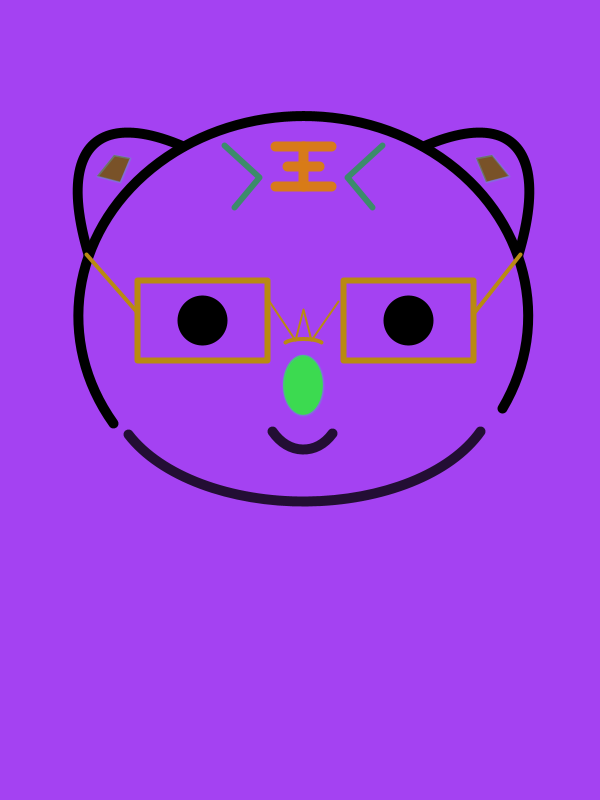
Frame 1 (no input)
Frame 60 (the mouse pressed at the canvas centre just before this capture): identical to frame 1, image omitted
Frame 120 (the mouse held since frame 60 and released just before this capture): identical to frame 1, image omitted

The Processing sketch that drew this single still picture (run headless with seeded random() and noise(); from frame 60 on, the mouse is pressed at the canvas centre):

// Processing sketch: processing_50411
// ── processing_50411.pde

/*****************************************
 * Assignment # 1
 * Name: Hao Wang
 * E-mail: hwang1@haverford.edu
 * Course:       CS 110 - Section # 2
 * Submitted:    1/26/2012
 * This sketch is my self-made cartoon character of 
 a transformational tiger.Each time when my program is lauched, the 
 backgound color and nose color are different. When mouse is pressed, 
 its eyes will blink because its mouth is closed by a bandage. After mouse
 is released, the cartoon character will return to a normal
 state with the "outlining color" being white.
 Functions used in this sketch
 line(), rect(), ellipse(),arc(),curve(),random()
 mouseReleased(), mousePressed(), smooth(),quad(),stroke(),fill(),
 bezier(), beginShape/endShape,color...etc.
 ***********************************************/ 





void setup () {
background (random(0,255),random(0,255),random(0,255));
smooth();
size (600,800);
strokeWeight (10.0);
ellipseMode(CENTER);
rectMode(CORNER);
//General set up.
  
  noFill();
  arc( 303,316, 450, 400,2.576,6.766);
  //Upper Part of the head
  
  fill(0);
  ellipse (202, 320, 40,40);
  fill(0);
  ellipse (408, 320, 40,40);
  //eyes
  
 noFill();
 bezier(88,254,56,146,97,109,183,146);
 bezier(518,254,  550 , 146  , 509  , 109  , 423  , 146)  ;
 //ears
 
  stroke(216,123,22,250);
  strokeJoin(ROUND);
  line(275,146,331 ,146);
  line(287,166,319 ,166);
  line(303,146,303,186);
  line(275,186,331 ,186);
  color(25,27,118,100);
  //The Chinese label on head 
  
  strokeWeight(6.0); 
  strokeJoin(ROUND); 
  beginShape(); 
  stroke(60,139,107);
  vertex(224, 145); 
  vertex (259,177);
  vertex(234,207);
  endShape();
  
  beginShape(); 
  vertex(382, 145); 
  vertex (347,177);
  vertex(372,207);
  endShape();
  //Signs on head
  
 stroke(185,138, 17);
  rectMode(CENTER);
  rect(202, 320,130,80);
  rect(408, 320,130,80);
 //Two rectangle part of the glasses
 
  strokeWeight(4);
  stroke(185,138, 17);
  line (136,311,86,254);
  line (  475  ,311, 520  ,254);
  //The connection between glasses and ears
  
  beginShape();
  curveVertex (281,370);
  curveVertex (285,342);
  curveVertex (321,342);
  curveVertex(325,370);
  endShape();
  //The glasses holder on nose.
  
  smooth();
  beginShape();
  strokeWeight(2);
  vertex(269,301);
  vertex (295,340);
  vertex (303,309);
  vertex(311,340);
  vertex(338,301);
  endShape();
  //Connection between two rectangular pieces of the glasses.
  
  fill(121,82,40);
  stroke(92,164,191,100);
  strokeWeight(2);
  quad(114,155,97,176,120,182,130,158);
  quad(  492  ,155, 509  ,176,  486 ,182, 476  ,158);
  //Earing Signs
  
  fill(random(0,255),random(0,255),random(0,255));
  ellipse(303,385,40,60);
  //nose

noFill();
strokeWeight (10.0);
stroke (0,0,0,200);
arc(303,390,86,120,0.801,2.374);
arc (303, 385,386,234,0.406,2.704);
}
  // mouth and chin
  
 void draw() {
   }
//To support mousePressed and Realeased function.
   


//When press the mouse, color of
//background and the shape of "eyes" will change to red.

void mousePressed() {
background(255,0,0);
 strokeWeight (10.0);
 stroke(0);
 noFill();
  arc( 303,316, 450, 400,2.576,6.766);
  //head
  
  strokeWeight(4.0);
  beginShape();
  vertex(172,299);
  vertex (235,323);
  vertex (172,347);
  endShape ();
  strokeWeight(4);
  line ( 370 ,323,453,323);
  //eyes
 
 noFill();
 bezier(88,254,56,146,97,109,183,146);
 bezier(518,254,  550 , 146  , 509  , 109  , 423  , 146)  ;
 //ears
 
 stroke(185,138, 17);
  rectMode(CENTER);
  rect(202, 320,130,80);
  rect(408, 320,130,80);
  strokeWeight(4);
  stroke(185,138, 17);
  line (136,311,86,254);
  line (  475  ,311, 520  ,254);
  
  beginShape();
  curveVertex (281,370);
  curveVertex (285,342);
  curveVertex (321,342);
  curveVertex(325,370);
  endShape();
  
  smooth();
  beginShape();
  strokeWeight(2);
  vertex(269,301);
  vertex (295,340);
  vertex (303,309);
  vertex(311,340);
  vertex(338,301);
  endShape();
//glasses
  
  smooth();
  stroke(216,123,22,250);
  strokeJoin(ROUND);
  line(275,146,331  ,146);
  line(287,166,319  ,166);
  line(303,146,303,186);
  line(275,186,331  ,186);
  color(25,27,118,100);
  //The Chinese label on head 
  
  strokeWeight(6.0); 
  strokeJoin(ROUND); 
  beginShape(); 
  stroke(60,139,107);
  vertex(224, 145); 
  vertex (259,177);
  vertex(234,207);
  endShape();
  
  beginShape(); 
  vertex(382, 145); 
  vertex (347,177);
  vertex(372,207);
  endShape();
  //Signs on head
  
  fill(121,82,40);
  stroke(92,164,191,100);
  strokeWeight(2);
  quad(114,155,97,176,120,182,130,158);
  quad(  492  ,155, 509  ,176,  486 ,182, 476  ,158);
  //earing signs
  
  noFill();
  strokeWeight (10.0);
stroke (0);
  arc (303, 385,386,234,0.406,2.704);
  //chin
  
  fill(random(0,255),random(0,255),random(0,255));
  ellipse(303,385,40,60);
  //nose
 
  strokeWeight (10.0);
  stroke(37,162,206);
  line(259,427,348,481);
  line(347,427,258,481);
  //mouth (a Cross warning Sign)
  
}

//When mouse is released, the picture will change to its original
//shape with slight changes on the "stroking color".
void mouseReleased(){
background(random(0,255),random(0,255),random(0,255));
noFill();
  strokeWeight(10.0);
  stroke(255);
  arc( 303,316, 450, 400,2.576,6.766);
  //head
  
  fill(0,0,0);
  ellipse (202, 320, 40,40);
  fill(0,0,0);
  ellipse (408, 320, 40,40);
  //eyes
  
 noFill();
 strokeWeight (4.0);
 bezier(88,254,56,146,97,109,183,146);
 bezier(518,254,  550 , 146  , 509  , 109  , 423  , 146)  ;
 //ears
  
  smooth();
  stroke(216,123,22,250);
  strokeJoin(ROUND);
  line(275,146,331  ,146);
  line(287,166,319  ,166);
  line(303,146,303,186);
  line(275,186,331  ,186);
  color(25,27,118,100);
  //The Chinese label on head 
  
  strokeWeight(6.0); 
  strokeJoin(ROUND); 
  beginShape(); 
  stroke(60,139,107);
  vertex(224, 145); 
  vertex (259,177);
  vertex(234,207);
  endShape();
  
  beginShape(); 
  vertex(382, 145); 
  vertex (347,177);
  vertex(372,207);
  endShape();
  //Signs on head
  
 stroke(14,88,137);
  rectMode(CENTER);
  rect(202, 320,130,80);
  rect(408, 320,130,80);
  strokeWeight(4);
  stroke(35,75,108);
  line (136,311,86,254);
  line (  475  ,311, 520  ,254);
  
  beginShape();
  curveVertex (281,370);
  curveVertex (285,342);
  curveVertex (321,342);
  curveVertex(325,370);
  endShape();
  
  smooth();
  beginShape();
  strokeWeight(2);
  vertex(269,301);
  vertex (295,340);
  vertex (303,309);
  vertex(311,340);
  vertex(338,301);
  endShape();
  //glasses
  
  
  fill(121,82,40);
  stroke(92,164,191,100);
  strokeWeight(2);
  
  quad(114,155,97,176,120,182,130,158);
  quad(  492  ,155, 509  ,176,  486 ,182, 476  ,158);
  //earing pairs
  
  noFill();
  strokeWeight (10.0);
stroke (255);
 arc(303,390,86,120,0.801,2.374);
  arc (303, 385,386,234,0.406,2.704);
  //mouth and chin
  
  fill(random(0,255),random(0,255),random(0,255));
  ellipse(303,385,40,60);
  //nose
}
